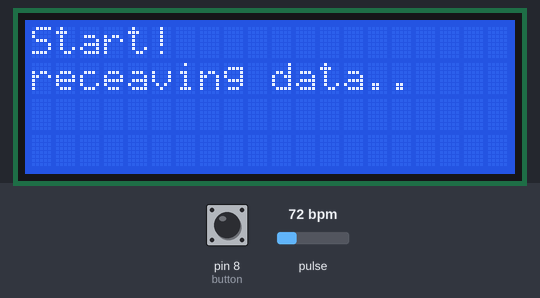
Bench run of a sketch on a simulated Arduino Uno, built with avr-gcc and run on an emulated ATmega328P. On the bench: 20×4 character LCD. Inputs (shaded band) come from the test bench; at power-on: pin 8 (button) LOW, pulse 72 bpm. What the sketch prints to the serial monitor is not drawn.

Above: at 1.2 s.
1.3 s: pin 8 (button) pulled HIGH for 0.15 s
At 7.0 s:
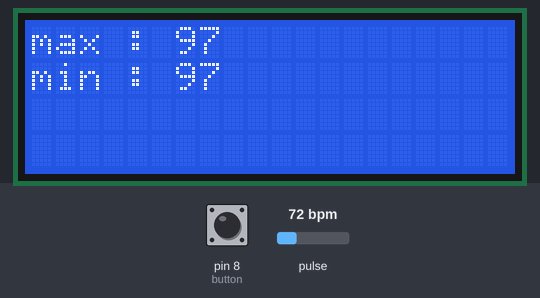
At 10.5 s:
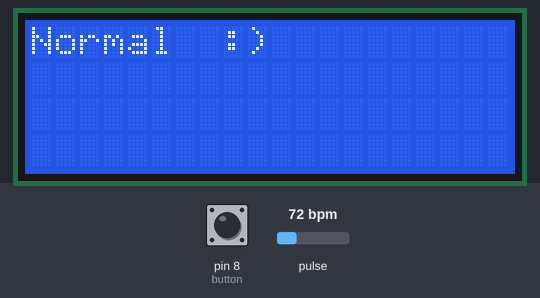
13.4 s: pin 8 (button) pulled HIGH for 3.2 s
At 19.7 s:
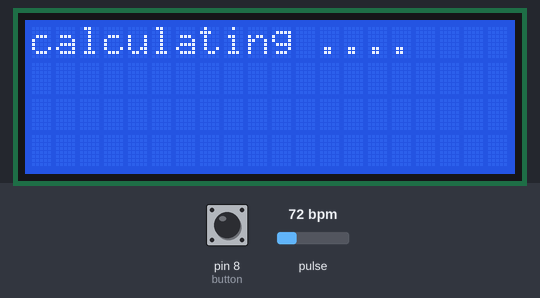
Timing chart, 0 to 21.2 s (numbered marks = the images above; inputs shaded):
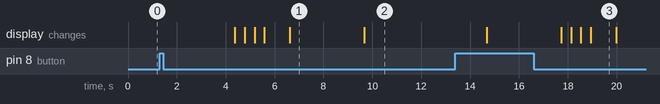

The sketch:

max30100_real.ino
```cpp
#include <Wire.h>
#include <SoftwareSerial.h> //시리얼통신 라이브러리 호출
#include <LiquidCrystal_I2C.h>
#include "MAX30100_PulseOximeter.h"

#define REPORTING_PERIOD_MS     1000

// PulseOximeter is the higher level interface to the sensor it offers:
//  * beat detection reporting
//  * heart rate calculation
//  * SpO2 (oxidation level) calculation
PulseOximeter pox;
int button = 8;

uint32_t tsLastReport = 0;
int blueTx=2;   //Tx (보내는핀 설정)at
int blueRx=3;   //Rx (받는핀 설정)


SoftwareSerial BTSerial(blueTx, blueRx);  //시리얼 통신을 위한 객체선언
LiquidCrystal_I2C lcd(0x27,20,4);

int i=0,j=0,k=0,temp=0;
int second_var=0;
int arr[200];
int count=0,num=0;

// Callback (registered below) fired when a pulse is detected

void onBeatDetected(){
    Serial.println("Beat!");
}

void setup(){
  lcd.init();
  lcd.backlight();
  lcd.setCursor(0,0);
  lcd.print("Hello");

  Serial.begin(9600);
  BTSerial.begin(9600); //블루투스 시리얼
  pinMode(button,INPUT);
  Serial.print("Initializing pulse oximeter..");  // Initialize the PulseOximeter instance

    if (!pox.begin()) {
        Serial.println("FAILED");
        for(;;);
    } else {
        Serial.println("SUCCESS");
    }

    // The default current for the IR LED is 50mA and it could be changed by uncommenting the following line.
    // pox.setIRLedCurrent(MAX30100_LED_CURR_7_6MA);

    // Register a callback for the beat detection
    pox.setOnBeatDetectedCallback(onBeatDetected);
}

void loop(){
    while(1){
        int B = digitalRead(button);
        if(B==1){
               lcd.clear();
               pox.update();
               lcd.setCursor(0,0);
               lcd.print("Start!");
               lcd.setCursor(0,1);
               lcd.print("receaving data..");
               delay(1000);

               for(i=0;i<20;i++){     //측정할 횟수(i<횟수)

    // Asynchronously dump heart rate and oxidation levels to the serial For both, a value of 0 means "invalid"
                //    if (millis() - tsLastReport > REPORTING_PERIOD_MS) {
                    //Serial.print("Heart rate:");
                    //Serial.print(pox.getHeartRate());
                    arr[i] = 97;
                    Serial.print("bpm / SpO2:");
                    Serial.print(arr[i]);
                    Serial.println("%");


                    delay(100);

                  //  tsLastReport = millis();
                   // }

                }

                goto there;

        }

        else if(B==0){
            lcd.clear();
            lcd.setCursor(0,0);
            lcd.print("no signal");
        }
    }

there:

  delay(10);

  printing();
  delay(1000);
  sorting();
  cal();

  delay(3000);

  if(arr[2] >= 95 ){
    lcd.clear();
    lcd.setCursor(0,0);
    lcd.print("Normal  :)");

    BTSerial.print("You are healthy :) ");
  }
/*
  else if( < 95 && pox.getSpO2() >= 90){
    lcd.clear();
    lcd.setCursor(0,0);
    lcd.print("Low_Oxg..Lev1");
    lcd.setCursor(0,1);
    lcd.print("Go see Doctor");

    BTSerial.println("Very Low Oxygen level");
    BTSerial.print("Need regular Hospital");
  }
  */
/*
  else if(pox.getSpO2() < 90 && pox.getSpO2() >= 75 ){
    lcd.clear();
    lcd.setCursor(0,0);
    lcd.print("Low_Oxg..Lev2");
    lcd.setCursor(0,1);
    lcd.print("Go Hospital NOW");

    BTSerial.println("Low Oxygen level");
    BTSerial.print("Require to go Hospital");
  }

  else if(pox.getSpO2() < 75 ){
    lcd.clear();
    lcd.setCursor(0,0);
    lcd.print("Low_Oxg..Lev3");
    lcd.setCursor(0,1);
    lcd.print("Go Hospital NOW!!!");

    BTSerial.println("Very Low Oxygen level");
    BTSerial.print("Require to go Hospital Immediately");
  }

*/
  else{
    lcd.clear();
    lcd.setCursor(0,0);
    lcd.print("Wrong signal");
    lcd.setCursor(0,1);
    lcd.print("Estimate again");
    BTSerial.print("Wrong signal");
  }

  delay(5000);

}

void printing(){
  lcd.clear();
  lcd.setCursor(0,0);
  BTSerial.print("Calculating ...");
  lcd.print("calculating .");
  delay(400);
  lcd.print(".");
  delay(400);
  lcd.print(".");
  delay(400);
  lcd.print(".");

}


void sorting(){
  for(j=0;j<i;j++){
    for(k=0;k<i-1-j;k++){
      if(arr[k] > arr[k+1]){
        temp = arr[k];
        arr[k] = arr[k+1];
        arr[k+1] = temp;
      }
    }
  }

}


void cal(){
  /*
    Serial.print("max : ");
    Serial.println(arr[i-1]);
    Serial.print("min : ");
    Serial.println(arr[0]);
*/
    lcd.clear();
    lcd.setCursor(0,0);
    lcd.print("max : ");
    lcd.print(arr[i-1]);
    lcd.setCursor(0,1);
    lcd.print("min : ");
    lcd.print(arr[0]);

    BTSerial.print("SP02 max : ");
    BTSerial.println(arr[i-1]);
    BTSerial.print("SP02 min : ");
    BTSerial.print(arr[0]);


}
```

Measured:
- after the input at 1.3 s, the display: first changes after 3.1 s (image 1 shows a later state)
- after the input at 13.4 s, the display: first changes after 1.3 s (image 3 shows a later state)
- what the display in image 1 shows lasts 3.1 s, from 6.6 s to 9.7 s
- what the display in image 3 shows lasts 1.1 s, from 18.9 s to 20.0 s
